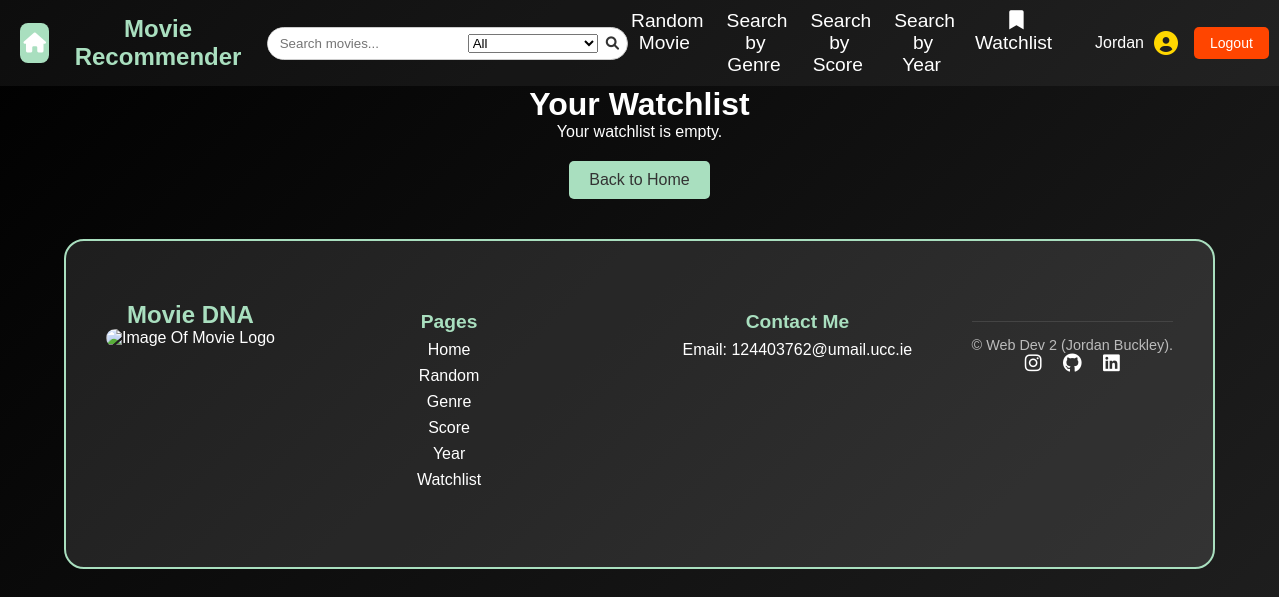
Page /watchlist (signed in) on the earlier database version.
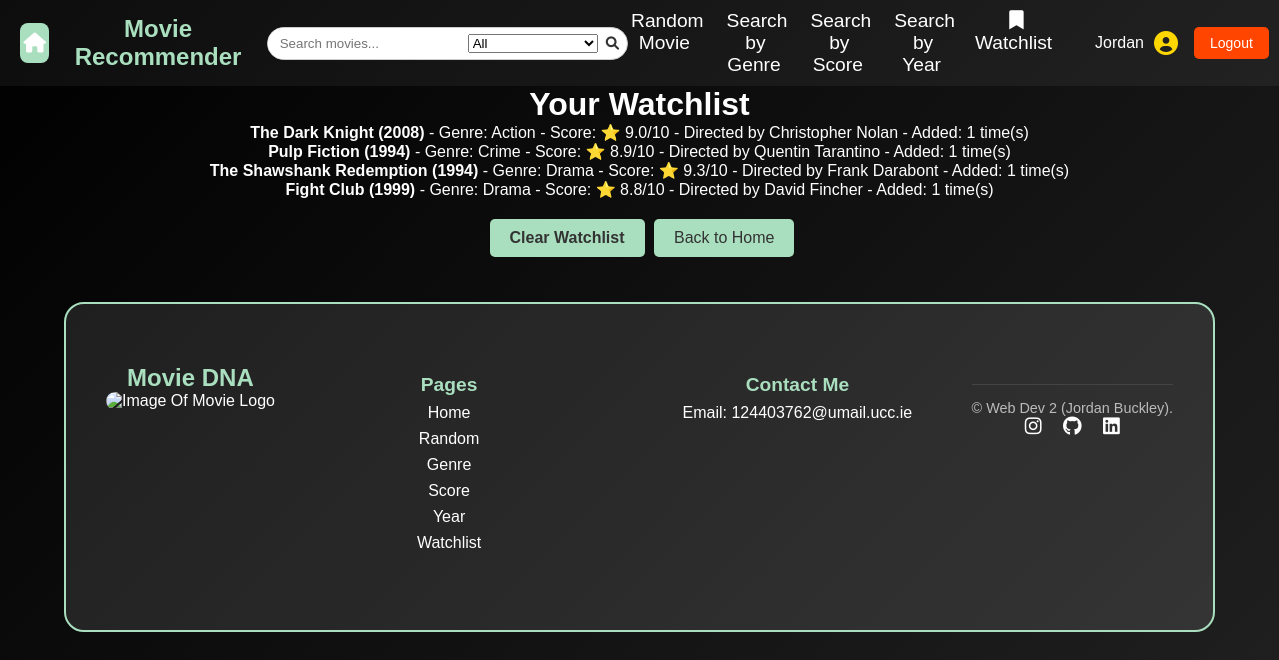
Same page on the later database version.
### tables this page shows
CREATE TABLE watchlist (
    user_id TEXT NOT NULL,
    movie_id INTEGER NOT NULL,
    count INTEGER DEFAULT 1,
    PRIMARY KEY (user_id, movie_id),
    FOREIGN KEY (user_id) REFERENCES users(user_id),
    FOREIGN KEY (movie_id) REFERENCES movies(movie_id)
);

CREATE TABLE movies 
(
    movie_id INTEGER PRIMARY KEY AUTOINCREMENT,
    title TEXT NOT NULL,
    genre TEXT NOT NULL,
    score FLOAT,
    year INTEGER,
    director TEXT,
    description TEXT
);

### app.py (the view)
@app.route("/watchlist")
@login_required
def cart():
    db = get_db()
    user_id = session["user_id"]
    watchlist = db.execute("""
        SELECT movies.*, watchlist.count
        FROM watchlist
        JOIN movies ON watchlist.movie_id = movies.movie_id
        WHERE watchlist.user_id = ?
    """, (user_id,)).fetchall()
    return render_template("watchlist.html", watchlist=watchlist)

### app.py (called while the page is built)
@app.before_request
def load_logged_in_user():
    g.user = session.get("user_id")
    g.is_admin = session.get("is_admin", False)

def login_required(view):
    @wraps(view)
    def wrapped_view(*args, **kwargs):
        if g.user is None:
            return(redirect(url_for("login", next=request.url)))
        return view(*args, **kwargs)
    return wrapped_view

### database.py (called while the page is built)
def get_db():
    if "db" not in g:
        g.db = sqlite3.connect(DATABASE,
                                detect_types=sqlite3.PARSE_DECLTYPES
                        )
        g.db.row_factory = sqlite3.Row
    return g.db

### templates/watchlist.html
{% extends "base.html" %}
{% block main_content %}
    <h1>Your Watchlist</h1>
    {% if watchlist %}
        <ul>
            {% for movie in watchlist %}
                <li>
                    <strong>{{ movie.title }} ({{ movie.year }})</strong>
                    - Genre: {{ movie.genre }}
                    - Score: ⭐ {{ movie.score }}/10
                    - Directed by {{ movie.director }}
                    - Added: {{ movie.count }} time(s)
                </li>
            {% endfor %}
        </ul>
        <a href="{{ url_for('clear_watchlist') }}" class="btn">Clear Watchlist</a>
    {% else %}
        <p>Your watchlist is empty.</p>
    {% endif %}
    <a href="{{ url_for('index') }}" class="back-button">Back to Home</a>
{% endblock %}

### templates/base.html (shortened to what this page needs)
<!DOCTYPE html>
<html lang="en">
<head>
    <link rel="stylesheet" href="{{ url_for('static', filename='styles.css') }}">
    <link rel="stylesheet" href="https://cdnjs.cloudflare.com/ajax/libs/font-awesome/6.0.0/css/all.min.css">
</head>
<body>
    <header>
        <nav>
            <section id="nav-container">
                <section id="nav-left">
                    <a href="/" id="home-icon">
                        <i class="fa-solid fa-house"></i>
                    </a>
                    <section id="nav-logo">
                        <a href="{{ url_for('index') }}">Movie Recommender</a>
                    </section>
                </section>
                <section id="nav-search">
                    <form action="{{ url_for('search') }}" method="GET">
                        <input type="text" name="query" placeholder="Search movies...">
                        <select name="filter">
                            <option value="all">All</option>
                        </select>
                        <button type="submit"><i class="fa-solid fa-magnifying-glass"></i></button>
                    </form>
                </section>
                <section id="nav-links">
                    <ul>
                        <li><a href="{{ url_for('random_movie') }}">Random Movie</a></li>
                        <li><a href="{{ url_for('genre_search') }}">Search by Genre</a></li>
                        <li><a href="{{ url_for('score_search') }}">Search by Score</a></li>
                        <li><a href="{{ url_for('year_search') }}">Search by Year</a></li>
                        <li>
                            <a href="{{ url_for('cart') }}">
                                <i class="fa-solid fa-bookmark"></i> Watchlist
                            </a>
                        </li>
                    </ul>
                </section>
                <section id="nav-user">
                    {% if session['user_id'] %}
                    <section id="user-info">
                        <p id="username">{{ session['user_id'] }}</p>
                        <i class="fas fa-user-circle" id="user-icon"></i>
                    </section>
                    <a href="{{ url_for('logout') }}" id="logout-btn">Logout</a>
                    {% else %}
                    <a href="{{ url_for('login') }}" id="login-btn">Login</a>
                    <a href="{{ url_for('registration') }}" id="register-btn">Register</a>
                    {% endif %}
                </section>
            </section>
        </nav>
    </header>
    <main>
        {% block main_content %}{% endblock %}
    </main>
    <footer class="footer">
        <section class="footer-container">
            <section class="footer-logo">
                <h2>Movie DNA</h2>
                <img src="static/images/movieLogo.jpg" alt="Image Of Movie Logo" />
            </section>
            <section class="footer-links">
                <h3>Pages</h3>
                <ul>
                    <li><a href="/">Home</a></li>
                    <li><a href="/random">Random</a></li>
                    <li><a href="/genre">Genre</a></li>
                    <li><a href="/score">Score</a></li>
                    <li><a href="/year">Year</a></li>
                    <li><a href="{{ url_for('cart') }}">Watchlist</a></li>
                </ul>
            </section>
            <section class="footer-contact">
                <h3>Contact Me</h3>
                <p>Email: <a href="mailto:124403762@umail.ucc.ie">124403762@umail.ucc.ie</a></p>
            </section>
            <section class="footer-bottom">
                <p>&copy; Web Dev 2 (Jordan Buckley).</p>
                <section class="social-icons">
                    <a aria-label="Instagram" href="https://www.instagram.com/jordanbuckley_20/" target="_blank">
                        <i class="fab fa-instagram"></i>
                    </a>
                    <a aria-label="GitHub" href="https://github.com/JordanBuckleyGit" target="_blank">
                        <i class="fab fa-github"></i>
                    </a>
                    <a aria-label="LinkedIn" href="https://www.linkedin.com/in/jordan05/" target="_blank">
                        <i class="fab fa-linkedin"></i>
                    </a>
                </section>
            </section>
    </footer>
</body>
</html>

### static/styles.css (style rules this page uses)
* { margin: 0; padding: 0; box-sizing: border-box; }
body { font-family: 'Arial', sans-serif; background: linear-gradient(-45deg, #0f0f0f, #1c1c1c, #2c2c2c, #000000); background-size: 400% 400%; animation: movingBackground 10s ease infinite; color: white; text-align: center; min-height: 100vh; display: flex; flex-direction: column; }
nav { background: rgba(255, 255, 255, 0.05); padding: 0.625rem 1.25rem; display: flex; align-items: center; position: sticky; top: 0; z-index: 1000; }
#nav-container { width: 100%; max-width: 100%; display: flex; justify-content: space-between; align-items: center; margin: 0 auto; }
#nav-left { display: flex; align-items: center; gap: 10px; }
#home-icon { margin-right: 10px; display: inline-flex; align-items: center; justify-content: center; width: 40px; height: 40px; background-color: #A9DFBF; color: white; border-radius: 8px; text-decoration: none; font-size: 20px; transition: background 0.3s ease; }
#nav-logo a { font-size: 1.5rem; font-weight: bold; color: #A9DFBF; text-decoration: none; }
#nav-links { margin-left: auto; margin-right: 40px; }
#nav-links ul { list-style: none; display: flex; gap: 1.25rem; }
#nav-links ul li a { padding: 2px 3px; border-radius: 1.1rem; color: white; text-decoration: none; font-size: 1.2rem; transition: color 0.3s ease; }
#nav-user { display: flex; align-items: center; gap: 1rem; margin-left: auto; }
#user-info { display: flex; align-items: center; gap: 0.625rem; }
#username { font-size: 1rem; color: white; }
#user-icon { font-size: 1.5rem; color: #FFD700; }
#login-btn, #register-btn, #logout-btn { padding: 0.5rem 1rem; border-radius: 0.313rem; text-decoration: none; font-size: 0.875rem; transition: background 0.3s ease; }
#logout-btn { background: #FF4500; color: white; }
.footer { background: rgba(255, 255, 255, 0.1); border: 2px solid #A9DFBF; border-radius: 20px; padding: 40px; width: 90%; max-width: 95%; margin: 40px auto; text-align: center; transition: transform 0.3s ease, box-shadow 0.3s ease; }
.footer-container { display: flex; justify-content: space-between; flex-wrap: wrap; padding: 20px 0; }
.footer-logo img { max-width: 200px; border-radius: 10px; transition: transform 0.3s ease; }
.footer-logo h2 { font-size: 1.5em; font-weight: bold; color: #A9DFBF; }
.footer-links, .footer-contact { flex: 1; margin: 10px; min-width: 180px; }
.footer-links h3, .footer-contact h3 { font-size: 1.2em; margin-bottom: 8px; color: #A9DFBF; }
.footer-links ul { list-style: none; padding: 0; }
.footer-links ul li { margin-bottom: 8px; }
.footer-links ul li a { color: white; text-decoration: none; transition: color 0.3s ease; }
.footer-contact a { color: white; text-decoration: none; transition: color 0.3s ease; }
.footer-bottom { padding-top: 15px; border-top: 1px solid #444; margin-top: 20px; }
.footer-bottom p, .footer-bottom a { color: #bbb; font-size: 0.9em; }
.footer-bottom a { margin-left: 15px; text-decoration: none; }
.social-icons a { font-size: 1.2em; color: white; margin: 0 8px; transition: color 0.3s ease; }
.btn { display: inline-block; padding: 10px 20px; background: #A9DFBF; color: #333; text-decoration: none; font-size: 1rem; border-radius: 5px; transition: background 0.3s ease, transform 0.2s ease; margin: 5px; text-align: center; font-weight: bold; }
.back-button { display: inline-block; margin-top: 20px; padding: 10px 20px; background: #A9DFBF; color: #333; text-decoration: none; border-radius: 5px; transition: background 0.3s ease; }
#user-info { position: relative; display: flex; align-items: center; gap: 10px; }
#nav-search { display: flex; align-items: center; margin-left: 20px; }
#nav-search form { display: flex; align-items: center; border: 1px solid #ccc; border-radius: 20px; overflow: hidden; background-color: #fff; }
#nav-search input { border: none; padding: 8px 12px; outline: none; width: 200px; }
#nav-search button { border: none; background: none; padding: 8px; cursor: pointer; }
#nav-search button i { color: #333; }

Differences in the rows shown:
added watchlist: title "The Dark Knight", year "2008", genre "Action", score "9.0", director "Christopher Nolan", count "1"
added watchlist: title "Pulp Fiction", year "1994", genre "Crime", score "8.9", director "Quentin Tarantino", count "1"
added watchlist: title "The Shawshank Redemption", year "1994", genre "Drama", score "9.3", director "Frank Darabont", count "1"
added watchlist: title "Fight Club", year "1999", genre "Drama", score "8.8", director "David Fincher", count "1"
Other differences:
text no longer shown: "Your watchlist is empty."
text now shown: "Clear Watchlist"
